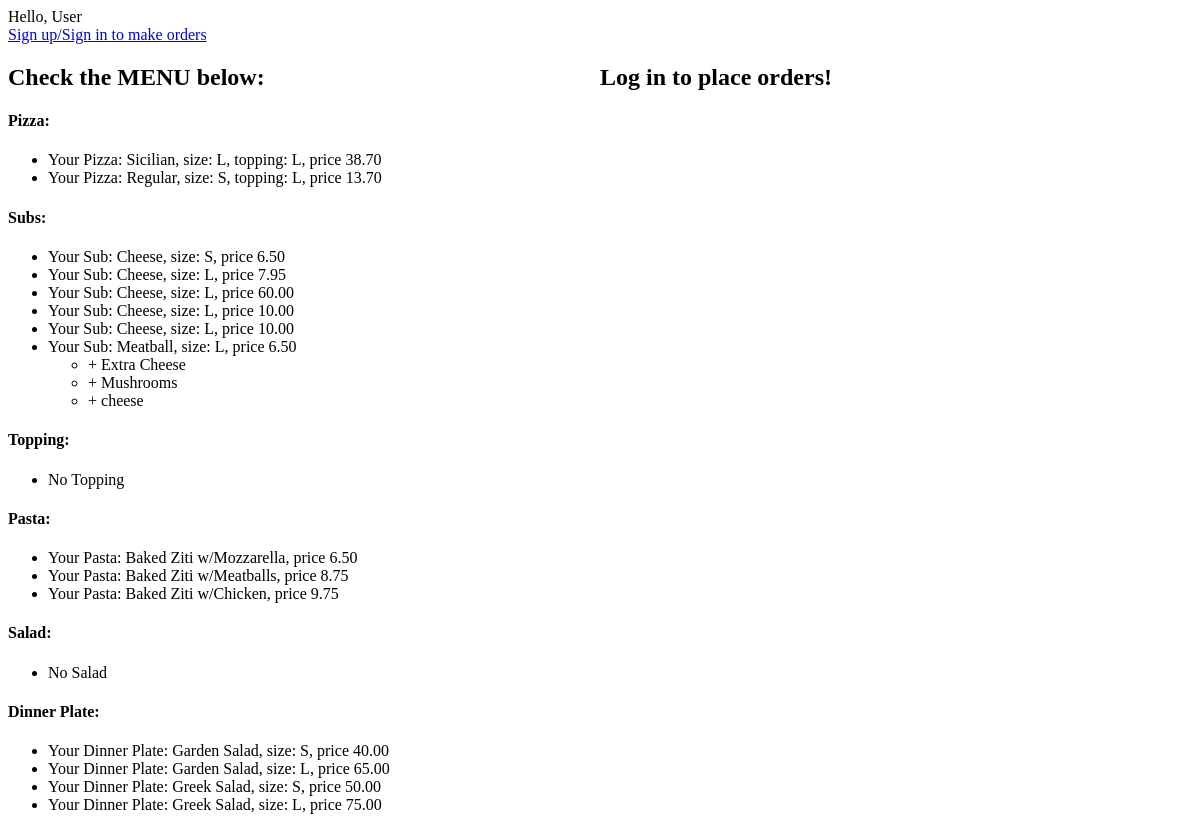
The app's page /, older data.
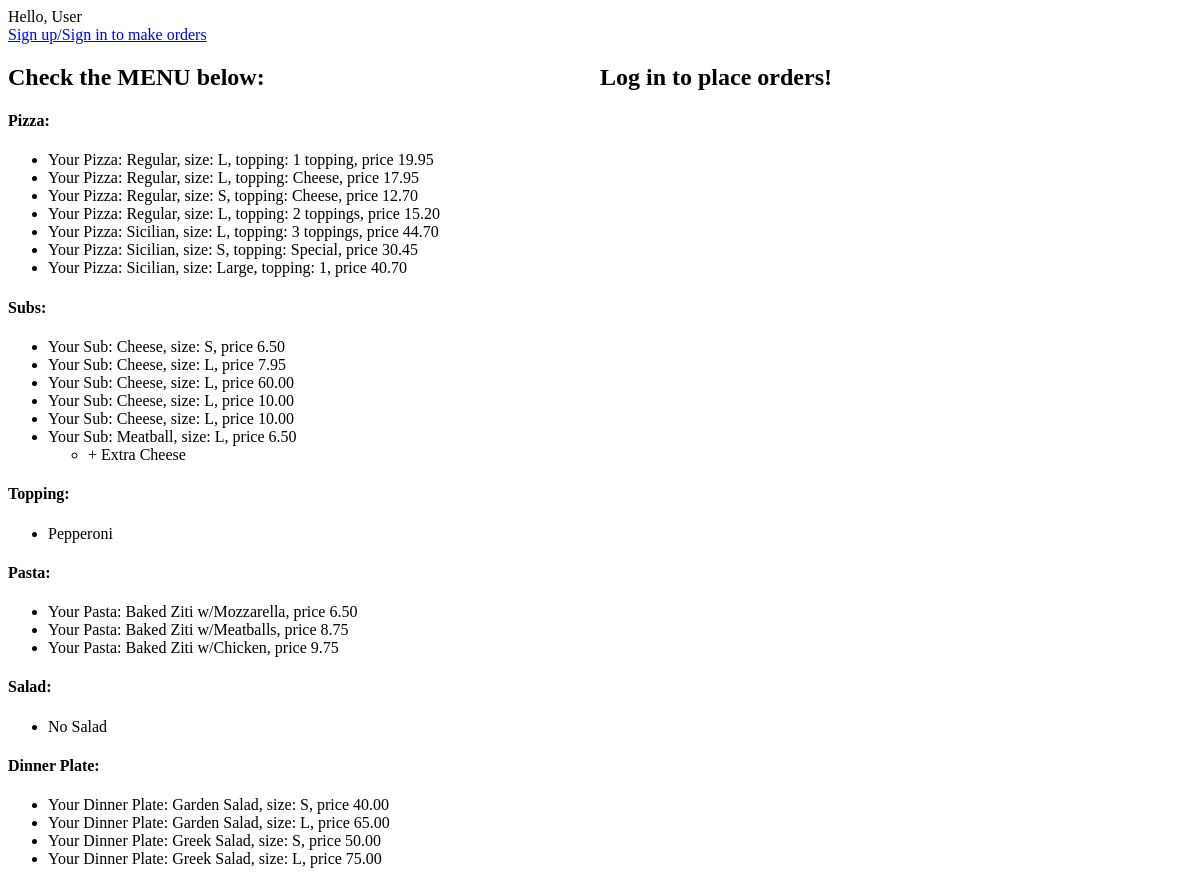
The same page, newer data.
### orders/models.py (models this page shows)
class Pizza(models.Model):
	name = models.CharField(max_length=64, choices=PIZZA)
	size = models.CharField(max_length=5, choices=SIZE)
	topping = models.CharField(max_length=32, choices=TOPPINGS)
	price = models.DecimalField(max_digits=5, decimal_places=2)
	food_type = "Pizza"
	def __str__(self):
		return f"Your Pizza: {self.name}, size: {self.size}, topping: {self.topping}, price {self.price}"

class Sub(models.Model):
	name = models.CharField(max_length = 64)
	size = models.CharField(max_length=5, choices=SIZE)
	price = models.DecimalField(max_digits=5, decimal_places=2)
	extra = models.ManyToManyField(SubExtraAll, blank=True, related_name="extra")
	extraSteak = models.ManyToManyField(SubExtraSteak, blank=True, related_name="extra_steak")
	food_type = "Subs"
	def __str__(self):
		return f"Your Sub: {self.name}, size: {self.size}, price {self.price}"

class SubExtraAll(models.Model):
	name = models.CharField(max_length = 64)
	price = models.DecimalField(max_digits=5, decimal_places=2)
	food_type = "Sub Extra"
	def __str__(self):
		return f"{self.name}"

class Pasta(models.Model):
	name = models.CharField(max_length = 64)
	price = models.DecimalField(max_digits=5, decimal_places=2)
	food_type = "Pasta"
	def __str__(self):
		return f"Your Pasta: {self.name}, price {self.price}"

class DinnerPlate(models.Model):
	name = models.CharField(max_length = 64)
	size = models.CharField(max_length=5, choices=SIZE)
	price = models.DecimalField(max_digits=5, decimal_places=2)
	food_type = "Dinner Plate"
	def __str__(self):
		return f"Your Dinner Plate: {self.name}, size: {self.size}, price {self.price}"

class Topping(models.Model):
	name = models.CharField(max_length = 64)
	food_type = "Toppings"
	def __str__(self):
		return f"{self.name}"

### orders/views.py (the view, shortened to what this page needs)
# urls.py: path("", views.index, name="index"),
def index(request):
    if not request.user.is_authenticated:
        context = {
            "pasta": Pasta.objects.all(),
            "salads": Salad.objects.all(),
            "dinner_plate": DinnerPlate.objects.all(),
            "subs": Sub.objects.all(),
            "subextraall": SubExtraAll.objects.all(),
            "subextrasteak": SubExtraSteak.objects.all(),
            "pizzas": Pizza.objects.all(),
            "toppings": Topping.objects.all(),
            "user": "",
        }
        return render(request, "orders/index.html", context)

### orders/templates/orders/index.html (shortened to what this page needs)
{% extends "orders/base.html" %}
{% block body %}
	<header>
		{% if user == "" %}
			<span>Hello, User</span>
		{% else %}
			<span>Hello, {{ user }}</span>
		{% endif %}
		{% if user == "" %}
			<a href="{% url 'login' %}">Sign up/Sign in to make orders</a>
		{% endif %}
	</header>
	<div id="menu">
		<h2>Check the MENU below:</h2>
		<h4>Pizza: </h4>
		<ul>
			{% for pizza in pizzas %}
				<li>{{ pizza }}</li>
			{% empty %}
				<li>No Pasta</li>
			{% endfor %}
		</ul>
		<h4>Subs: </h4>
		<ul>
			{% for sub in subs %}
				<li>{{ sub }}</li>
			{% empty %}
				<li>No Subs</li>
			{% endfor %}
			<ul>
				{% for subextra in subextraall %}
					<li>+ {{ subextra }}</li>
				{% endfor %}
			</ul>
		</ul>
		<h4>Topping: </h4>
		<ul>
			{% for topping in toppings %}
				<li>{{ topping }}</li>
			{% empty %}
				<li>No Topping</li>
			{% endfor %}
		</ul>
		<h4>Pasta: </h4>
		<ul>
			{% for p in pasta %}
				<li>{{ p }}</li>
			{% empty %}
				<li>No Pasta</li>
			{% endfor %}
		</ul>
		<h4>Salad: </h4>
		<ul>
			{% for salad in salads %}
				<li>{{ salad }}</li>
			{% empty %}
				<li>No Salad</li>
			{% endfor %}
		</ul>
		<h4>Dinner Plate: </h4>
		<ul>
			{% for plate in dinner_plate %}
				<li>{{ plate }}</li>
			{% empty %}
				<li>No Dinner Plates</li>
			{% endfor %}
		</ul>
	</div>
	<div id="order">
		{% if user == "" %}
			<h2>Log in to place orders!</h2>
		{% endif %}
	</div>
{% endblock %}

Row changes from the older to the newer data that the page shows:
removed Pizza: name+size+topping "Your Pizza: Sicilian, size: L, topping: L, price 38.70"
removed Pizza: name+size+topping "Your Pizza: Regular, size: S, topping: L, price 13.70"
removed SubExtraAll: name "Mushrooms"
removed SubExtraAll: name "cheese"
added Pizza: name+size+topping "Your Pizza: Regular, size: L, topping: 1 topping, price 19.95"
added Pizza: name+size+topping "Your Pizza: Regular, size: L, topping: Cheese, price 17.95"
added Pizza: name+size+topping "Your Pizza: Regular, size: S, topping: Cheese, price 12.70"
added Pizza: name+size+topping "Your Pizza: Regular, size: L, topping: 2 toppings, price 15.20"
added Pizza: name+size+topping "Your Pizza: Sicilian, size: L, topping: 3 toppings, price 44.70"
added Pizza: name+size+topping "Your Pizza: Sicilian, size: S, topping: Special, price 30.45"
added Pizza: name+size+topping "Your Pizza: Sicilian, size: Large, topping: 1, price 40.70"
added Topping: name "Pepperoni"
Text that changed along with them:
text no longer shown: "No Topping"
